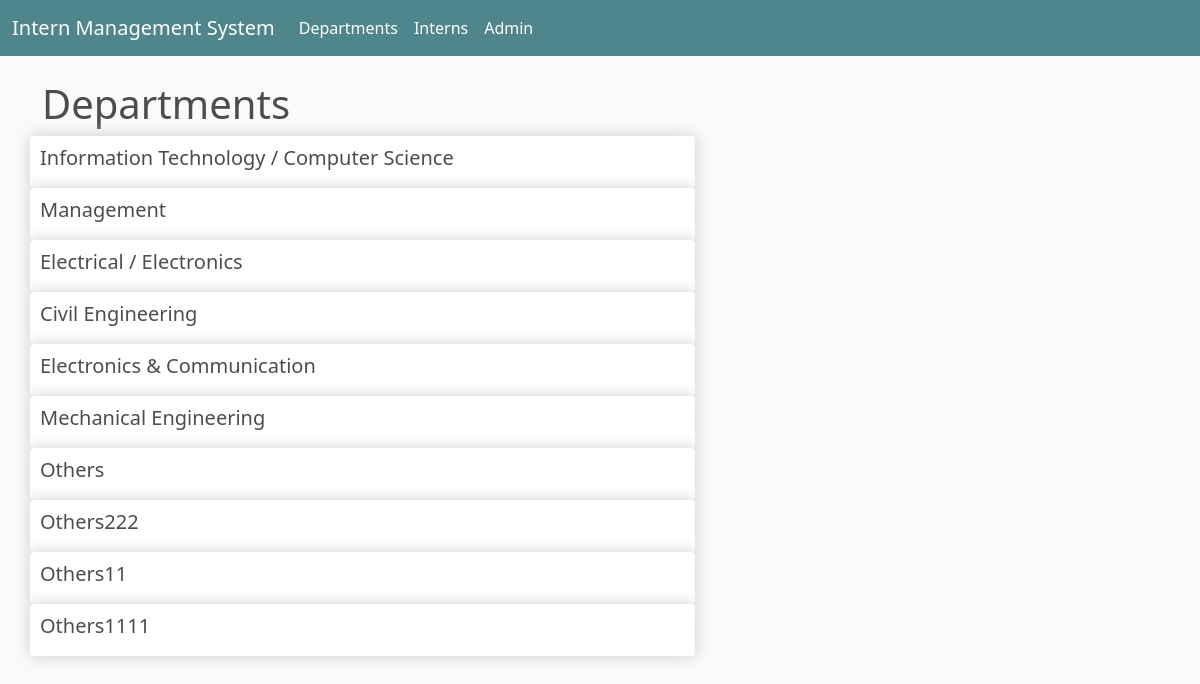
/departments/, run on an earlier commit of the app's database.
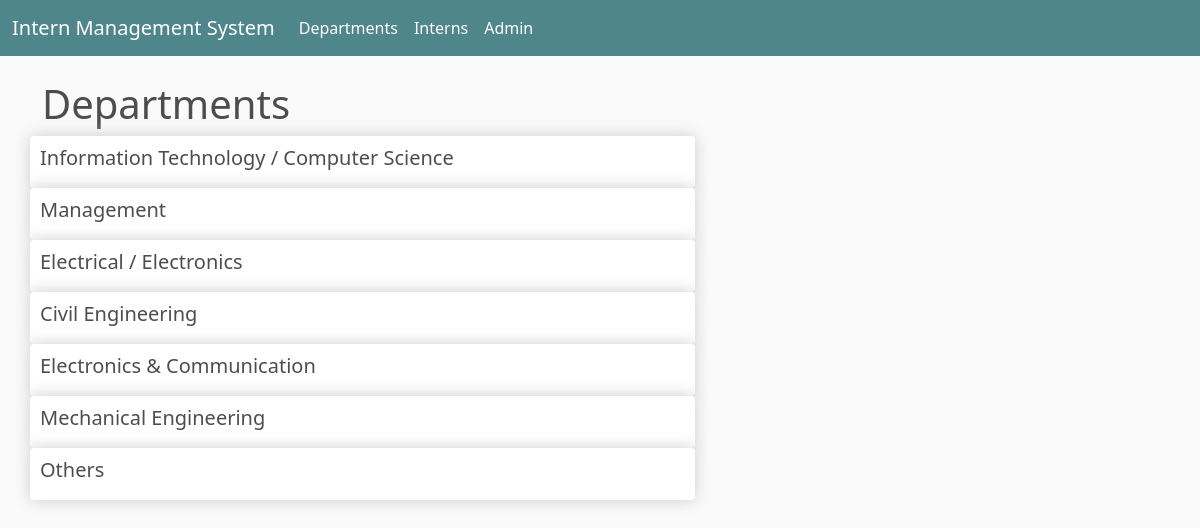
And on a later commit of the database.
### department/models.py (models this page shows, shortened)
class Department(models.Model):
    name = models.CharField(max_length=255)

### department/views.py (the view)
# urls.py: path('departments/',views.viewDepartments, name="department" ),
def viewDepartments(request):
    departments = Department.objects.all()
    context={"departments":departments}
    return render(request, 'department.html',context)

### internship/templates/department.html
{% extends "base.html" %} {% load static %} {% block content %}
<h1> Departments</h1>
<div class="row">
    {% for department in departments %}
    <div class="box-element col-7">
        <h5>{{ department.name }}</h5>
    </div>
    {% endfor %}
</div>
{% endblock %}

### internship/templates/base.html (shortened to what this page needs)
<!doctype html> {% load static %}
<html lang="en">
<head>
    <link href="https://cdn.jsdelivr.net/npm/bootstrap@5.0.0-beta1/dist/css/bootstrap.min.css" rel="stylesheet">
    <link rel="stylesheet" type="text/css" href="{% static 'css/main.css' %}">
</head>
<body>
    <nav class="navbar navbar-expand-lg navbar-dark bg-dark">
        <div class="container-fluid">
            <a class="navbar-brand" href="{% url 'internship:home'%}"> Intern Management System</a>
            <div class="collapse navbar-collapse" id="navbarSupportedContent">
                <ul class="navbar-nav me-auto mb-2 mb-lg-0">
                    <li class="nav-item">
                        <a class="nav-link active" aria-current="page" href="{% url 'department:department'%}">Departments</a>
                    </li>
                    <li class="nav-item">
                        <a class="nav-link active" aria-current="page" href="{% url 'internship:home'%}">Interns</a>
                    </li>
                    <li class="nav-item">
                        <a class="nav-link active" aria-current="page" href="/admin/">Admin</a>
                    </li>
                </ul>
            </div>
        </div>
    </nav>
    <div class="container">
        <br> {% block content %} {% endblock content %}
    </div>
</body>
</html>

### static/css/main.css (style rules this page uses)
body { background-color: hsl(0, 0%, 98%); }
h1, h2, h3, h4, h5, h6 { color: hsl(0, 0%, 30%); }
.box-element { box-shadow: hsl(0, 0%, 80%) 0 0 16px; background-color: #fff; border-radius: 4px; padding: 10px; }
.bg-dark { background-color: #4f868c!important; }

What changed in the data, as far as the page shows it:
removed Department: name "Others222"
removed Department: name "Others11"
removed Department: name "Others1111"
